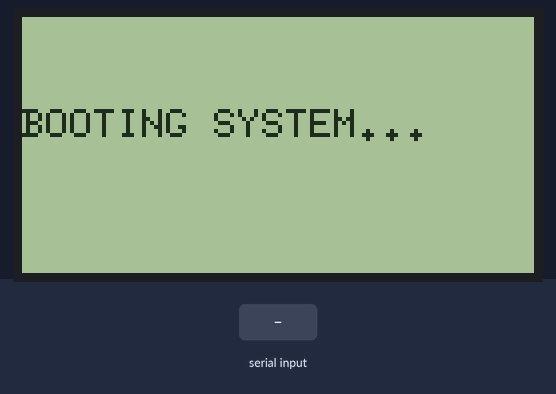
Simulated run of this sketch. Board: ESP32. Shown: 128×64 one-colour display. Inputs (shaded band) come from the test bench. WiFi joins after 1.5 s; servers stay silent unless stated; uploads are accepted with an empty reply; the local clock reads 2024-03-15 10:24:30 at power-on unless the sketch sets it; what the sketch prints to the serial monitor is not drawn.

Above: at 0.1 s.
At 2.9 s:
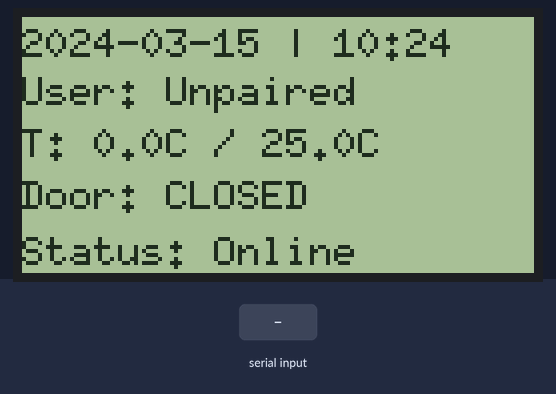
3.0 s: "MED_TAKEN\n" received over the second serial link
At 31.5 s:
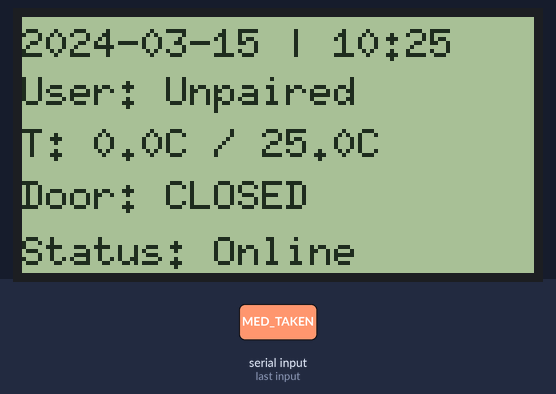
Timing chart, 0 to 32.0 s (numbered marks = the images above; inputs shaded):
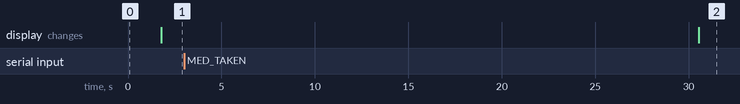

The sketch:

arduino_esp32_gateway.ino
```cpp
/*
  ============================================================================
  SMART MEDI BOX - ESP32 (IOT LOGIC & TIME PROVIDER)
  ============================================================================
*/

#include <WiFi.h>
#include <HTTPClient.h>
#include <ArduinoJson.h>
#include <U8g2lib.h>
#include "time.h"

// WiFi Credentials
const char* WIFI_SSID = "Lord Of the Pings";
const char* WIFI_PASS = "SurangaX";
const char* API_BASE = "https://smart-medi-box.onrender.com/api";

// NTP Settings
const char* ntpServer = "pool.ntp.org";
const long  gmtOffset_sec = 19800; // Sri Lanka (GMT+5:30)
const int   daylightOffset_sec = 0;

// LCD ST7920 (SPI Mode: PSB=GND)
// E=18 (SCLK), RW=23 (SID), RS=5 (CS), RST=NONE
U8G2_ST7920_128X64_F_SW_SPI u8g2(U8G2_R0, 18, 23, 5, U8X8_PIN_NONE);

// Communication with Leonardo (TX2=17, RX2=16)
HardwareSerial LeoSerial(2);

struct {
  float temp = 0;
  int hum = 0;
  bool door = false;
  bool lock = false; // true = UNLOCKED
  String user = "Unpaired";
  String alert = "System Online";
  int alarm = 0;
  String sched_name = "Medicine";
  String sched_time = "Now";
  float target_temp = 25.0; // Default target
  String rtc_time = "";     // Leonardo RTC fallback time
} box;

void setup() {
  Serial.begin(115200);
  LeoSerial.begin(115200, SERIAL_8N1, 16, 17); // Fast Communication

  // Initialize LCD
  u8g2.begin();
  u8g2.clearBuffer();
  u8g2.setFont(u8g2_font_6x10_tf);
  u8g2.drawStr(0, 30, "BOOTING SYSTEM...");
  u8g2.sendBuffer();

  WiFi.begin(WIFI_SSID, WIFI_PASS);
  while (WiFi.status() != WL_CONNECTED) { delay(500); }

  configTime(gmtOffset_sec, daylightOffset_sec, ntpServer);
  fetchUserInfo();
}

void loop() {
  // 1. Receive sensor data from Leonardo
  if (LeoSerial.available()) {
    String line = LeoSerial.readStringUntil('\n');
    line.trim();

    if (line.length() > 0) {
       if (line == "MED_TAKEN") {
         Serial.println(">>> MED_TAKEN detected. Notifying server...");
         box.alert = "System Online";
         box.alarm = 0; // Clear local alarm state immediately
         renderUI();
         notifyMedicineTaken();
       } else if (line.startsWith("{")) {
         DynamicJsonDocument doc(200);
         if (!deserializeJson(doc, line)) {
           box.temp = doc["t"];
           box.hum = doc["h"];
           box.door = doc["d"];
           box.alarm = doc["a"];
           Serial.print("DEBUG: Current Alarm State: "); Serial.println(box.alarm);

           // Special handling for RFID Access display
           if (box.alarm == 3) {
             box.sched_name = "RFID ACCESS";
             box.sched_time = "AUTHORIZED";
           }

           box.lock = doc["l"];

           if (doc.containsKey("time")) {
             box.rtc_time = doc["time"].as<String>();
           }

           // REAL-TIME: Force refresh UI when state packet arrives
           renderUI();
         }
       }
    }
  }

  // 2. Render LCD UI
  static unsigned long lastUI = 0;
  if (millis() - lastUI > 1000) {
    renderUI();
    lastUI = millis();
  }

  // 3. Heartbeat & Sync to Server (More frequent for real-time dash)
  static unsigned long lastSync = 0;
  if (millis() - lastSync > 10000) { // Sync every 10 seconds
    LeoSerial.println("req_data");
    syncToServer();

    if (box.user == "Unpaired" || box.user == "") {
      fetchUserInfo();
    }

    lastSync = millis();
  }

  // 4. Poll for commands from server
  static unsigned long lastCmd = 0;
  if (millis() - lastCmd > 5000) {
    fetchCommands();
    lastCmd = millis();
  }
}

void renderUI() {
  u8g2.clearBuffer();

  if (box.alarm) {
    // --- ALARM ACTIVE UI (4 ROWS ALL AT ONCE) ---
    u8g2.setFont(u8g2_font_7x14_tf);

    // Row 1: Schedule Name
    String row1 = box.sched_name;
    int x1 = (128 - u8g2.getStrWidth(row1.c_str())) / 2;
    u8g2.drawStr(x1 > 0 ? x1 : 0, 14, row1.c_str());

    // Row 2: Schedule Time
    String row2 = "Time: " + box.sched_time;
    int x2 = (128 - u8g2.getStrWidth(row2.c_str())) / 2;
    u8g2.drawStr(x2 > 0 ? x2 : 0, 30, row2.c_str());

    // Row 3: Shortened user name
    String shortUser = box.user;
    int spaceIdx = shortUser.indexOf(' ');
    if (spaceIdx != -1) shortUser = shortUser.substring(0, spaceIdx);
    if (shortUser.length() > 10) shortUser = shortUser.substring(0, 10);
    String row3 = "User: " + shortUser;
    int x3 = (128 - u8g2.getStrWidth(row3.c_str())) / 2;
    u8g2.drawStr(x3 > 0 ? x3 : 0, 46, row3.c_str());

    // Row 4: Status / Door State
    String row4 = "DOOR UNLOCKED";
    int x4 = (128 - u8g2.getStrWidth(row4.c_str())) / 2;
    u8g2.drawStr(x4 > 0 ? x4 : 0, 62, row4.c_str());

  } else {
    // --- NORMAL UI ---
    struct tm timeinfo;
    u8g2.setFont(u8g2_font_6x10_tf);

    bool ntpSynced = getLocalTime(&timeinfo);

    if (ntpSynced) {
      char dateStr[12];
      char timeStr[6];
      strftime(dateStr, 12, "%Y-%m-%d", &timeinfo);
      strftime(timeStr, 6, "%H:%M", &timeinfo);

      u8g2.setCursor(0, 10);
      u8g2.print(dateStr);
      u8g2.print(" | ");
      u8g2.print(timeStr);

      // Every 1 hour, sync Leonardo RTC with NTP time
      static unsigned long lastRTCSync = 0;
      if (millis() - lastRTCSync > 3600000 || lastRTCSync == 0) {
        char rtcCmd[50];
        sprintf(rtcCmd, "SET_TIME|%04d|%02d|%02d|%02d|%02d|%02d",
                timeinfo.tm_year + 1900, timeinfo.tm_mon + 1, timeinfo.tm_mday,
                timeinfo.tm_hour, timeinfo.tm_min, timeinfo.tm_sec);
        LeoSerial.println(rtcCmd);
        lastRTCSync = millis();
        Serial.println("DEBUG: Synced NTP to Leonardo RTC");
      }

    } else if (box.rtc_time != "") {
      // NTP Fail - Use Leonardo RTC Fallback
      u8g2.setCursor(0, 10);
      u8g2.print(box.rtc_time);
      u8g2.drawStr(100, 10, "RTC");
    } else {
      u8g2.setCursor(0, 10);
      u8g2.print("Time Sync Error");
    }

    u8g2.setCursor(0, 22);
    u8g2.print("User: ");
    u8g2.print(box.user);

    u8g2.setCursor(0, 35);
    u8g2.print("T: "); u8g2.print(box.temp, 1);
    u8g2.print("C / "); u8g2.print(box.target_temp, 1); u8g2.print("C");

    u8g2.setCursor(0, 48);
    u8g2.print(box.door ? "Door: OPEN" : "Door: CLOSED");

    if (box.lock) {
      u8g2.drawStr(80, 48, "| UNLOCKED");
    }

    u8g2.drawStr(0, 62, "Status: Online");
  }

  u8g2.sendBuffer();
}


void fetchUserInfo() {
  HTTPClient http;
  http.begin(String(API_BASE) + "/device/register");
  http.addHeader("Content-Type", "application/json");
  String mac = WiFi.macAddress();
  String payload = "{\"mac_address\":\"" + mac + "\"}";
  int code = http.POST(payload);

  if (code == 200 || code == 201) {
    DynamicJsonDocument doc(512);
    deserializeJson(doc, http.getString());

    if (doc["status"] == "SUCCESS") {
      if (doc.containsKey("user_name")) {
        box.user = doc["user_name"].as<String>();
      }
      if (doc.containsKey("target_temp")) {
        box.target_temp = doc["target_temp"].as<float>();
        Serial.println("Initial Target Temp: " + String(box.target_temp));
      }
    } else {
      box.user = "Unpaired";
    }
  }
  http.end();
}

void syncToServer() {
  HTTPClient http;
  http.begin(String(API_BASE) + "/device/update-status");
  http.addHeader("Content-Type", "application/json");
  DynamicJsonDocument doc(256);
  doc["mac_address"] = WiFi.macAddress();
  doc["temperature"] = box.temp;
  doc["humidity"] = box.hum;
  doc["door_open"] = box.door;
  doc["lock_open"] = box.lock;
  doc["alarm_active"] = (box.alarm > 0);

  String payload;
  serializeJson(doc, payload);
  http.POST(payload);
  http.end();
}

void notifyMedicineTaken() {
  HTTPClient http;
  String url = String(API_BASE) + "/device/med-taken";
  Serial.print("HTTP POST: "); Serial.println(url);

  http.begin(url);
  http.addHeader("Content-Type", "application/json");
  String payload = "{\"mac_address\":\"" + WiFi.macAddress() + "\"}";
  int code = http.POST(payload);

  Serial.print("HTTP Result: "); Serial.println(code);
  if (code > 0) {
    Serial.println("Response: " + http.getString());
  }
  http.end();
}

void fetchCommands() {
  HTTPClient http;
  String url = String(API_BASE) + "/device/check-commands?mac_address=" + WiFi.macAddress();
  http.begin(url);
  int code = http.GET();

  if (code == 200) {
    DynamicJsonDocument doc(2048);
    String response = http.getString();
    deserializeJson(doc, response);

    if (doc["status"] == "SUCCESS") {
      JsonArray cmds = doc["commands"].as<JsonArray>();

      // 1. FORWARD ALL COMMANDS IMMEDIATELY (Simultaneous feeling)
      for (JsonObject cmd : cmds) {
        String commandStr = cmd["command"].as<String>();

        // Handle ALARM_DATA for display
        if (commandStr.startsWith("ALARM_DATA|")) {
           int firstPipe = commandStr.indexOf('|');
           int secondPipe = commandStr.indexOf('|', firstPipe + 1);
           if (firstPipe != -1 && secondPipe != -1) {
             box.sched_name = commandStr.substring(firstPipe + 1, secondPipe);
             box.sched_time = commandStr.substring(secondPipe + 1);
             box.alarm = 1; // FORCE alarm state on for UI immediate update
             renderUI(); // Immediate refresh
           }
        }

        // Handle TEMP_SET for display
        if (commandStr.startsWith("TEMP_SET|")) {
           box.target_temp = commandStr.substring(9).toFloat();
           renderUI();
        }

        if (commandStr.startsWith("SOL:UNLOCK") && box.alarm == 0) {
           int pipeIdx = commandStr.indexOf('|');
           if (pipeIdx != -1) {
             box.sched_name = commandStr.substring(pipeIdx + 1);
           } else {
             box.sched_name = "MANUAL TRIGGER";
           }
           box.sched_time = "NOW";
           box.alarm = 1;
           renderUI();
        }

        if (commandStr.startsWith("DISPLAY:")) {
           box.sched_name = "DISPENSING...";
           box.sched_time = commandStr.substring(8);
           box.alarm = 1;
           renderUI();
        }

        LeoSerial.println(commandStr);
        Serial.print("Forwarded cmd: "); Serial.println(commandStr);
        delay(20); // Tiny gap for serial stability
      }

      // 2. MARK ALL AS COMPLETE (Done after forwarding to eliminate network lag)
      for (JsonObject cmd : cmds) {
        markCommandComplete(cmd["id"].as<int>());
      }
    }
  }
  http.end();
}

void markCommandComplete(int cmdId) {
  HTTPClient http;
  http.begin(String(API_BASE) + "/device/complete-command");
  http.addHeader("Content-Type", "application/json");
  String payload = "{\"command_id\":" + String(cmdId) + "}";
  http.POST(payload);
  http.end();
}
```
